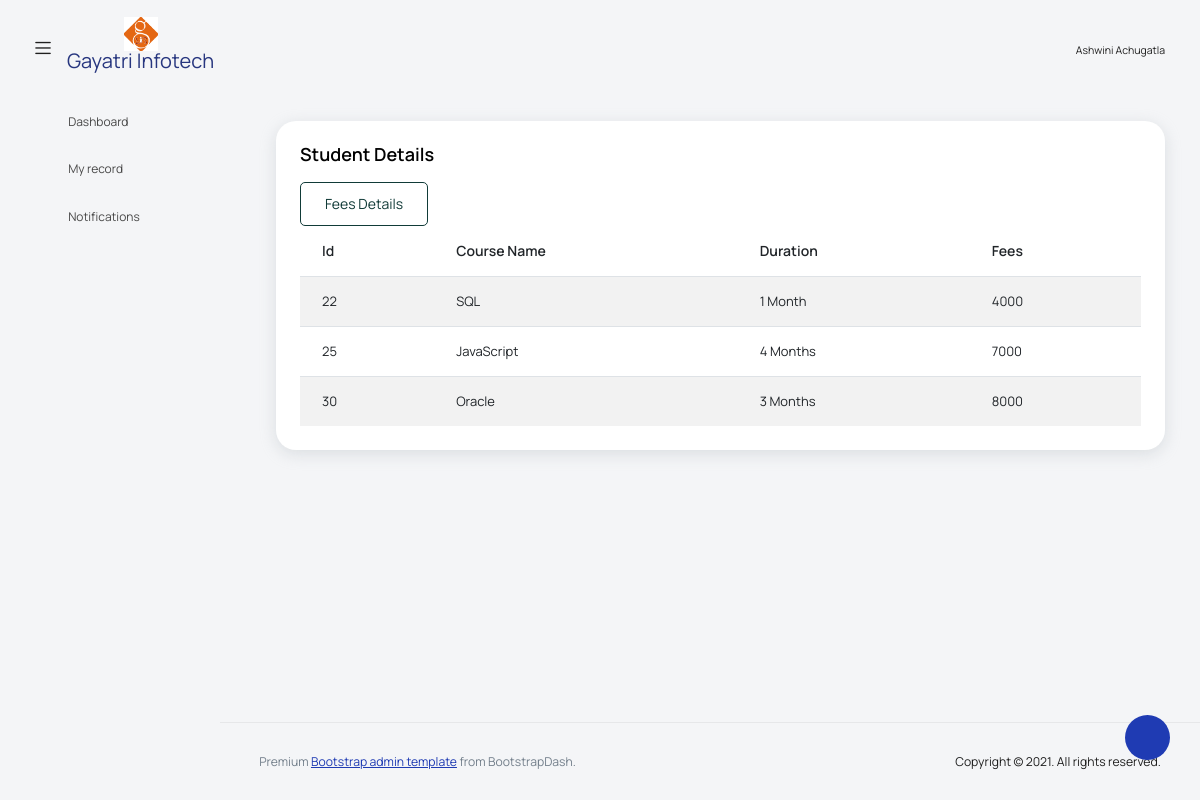
/frontend/template/pages/tables/studenttable.php (signed in), run on the app's committed database.
### tables this page shows
CREATE TABLE `register` (
  `id` int(11) NOT NULL,
  `name` varchar(256) NOT NULL,
  `mobileno` bigint(10) NOT NULL,
  `email` varchar(256) NOT NULL,
  `image` varchar(255) NOT NULL,
  `password` varchar(256) NOT NULL,
  `conformpassword` varchar(256) NOT NULL,
  `coursename` varchar(256) NOT NULL
);

CREATE TABLE `studentdetails` (
  `id` int(11) NOT NULL,
  `sid` int(11) NOT NULL,
  `coursename` varchar(256) NOT NULL,
  `duration` varchar(256) NOT NULL,
  `fees` int(11) NOT NULL,
  `status` varchar(256) NOT NULL
);

### frontend/template/pages/tables/studenttable.php (the view, shortened to what this page needs)
<!DOCTYPE html>
<html lang="en">
<head>
  <link rel="stylesheet" href="../../vendors/feather/feather.css">
  <link rel="stylesheet" href="../../vendors/mdi/css/materialdesignicons.min.css">
  <link rel="stylesheet" href="../../vendors/ti-icons/css/themify-icons.css">
  <link rel="stylesheet" href="../../vendors/typicons/typicons.css">
  <link rel="stylesheet" href="../../vendors/simple-line-icons/css/simple-line-icons.css">
  <link rel="stylesheet" href="../../vendors/css/vendor.bundle.base.css">
  <link rel="stylesheet" href="../../css/vertical-layout-light/style.css">
</head>
<body>
  <div class="container-scroller">
    <?php
      include("../../header.php");
    ?>
    <div class="container-fluid page-body-wrapper">
      <div class="theme-setting-wrapper">
        <div id="settings-trigger"><i class="ti-settings"></i></div>
      </div>
      <?php
        include("../../nav.php");
      ?>
      <div class="main-panel">
        <div class="content-wrapper">
          <div class="row">
            <div class="col-lg-12 grid-margin stretch-card">
              <div class="card">
              <?php
                        $con=mysqli_connect("localhost","root","","project");
                        $user=$_SESSION['email'];
                        $name="select id from register where email='$user'";
                        $res=mysqli_query($con,$name);
                        $count=mysqli_fetch_row($res);
                        $sid=$count[0];
                        $sql="select * from studentdetails where sid=$sid";
                        $a=mysqli_query($con,$sql);
                        $rw=mysqli_fetch_row($a);
                        ?>
                <div class="card-body">
                  <h4 class="card-title">Student Details</h4>
                  <a href="studfees.php">
                  <a href='feesdetail.php?sid=<?php echo $rw[1];?>'><button type="button" class="btn btn-outline-success btn-fw">Fees Details</button></a>
                  </a>
                  <div class="table-responsive">
                    <table class="table table-striped">
                      <thead>
                        <tr>
                          <th>
                            Id
                          </th>
                          <th>
                            Course Name
                          </th>
                          <th>
                            Duration
                          </th>
                          <th>
                            Fees
                          </th>
                        </tr>
                      </thead>
                      <tbody>
                        <?php
                            while($rw=mysqli_fetch_row($a))
                            {
                        ?>
                        <tr>
                          <td>
                            <?php echo $rw[0];?>
                          </td>
                          <td>
                            <?php echo $rw[2];?>
                          </td>
                          <td>
                            <?php echo $rw[3];?>
                          </td>
                          <td>
                            <?php echo $rw[4];?>
                          </td>
                                                 </tr>
                        <?php
                            }
                            ?>
                      </tbody>
                    </table>
                  </div>
                </div>
              </div>
            </div>
          </div>
        </div>
        <?php
          include("../../footer.php");
        ?>
      </div>
    </div>
  </div>
</body>
</html>

### frontend/template/header.php (shortened to what this page needs)
<nav class="navbar default-layout col-lg-12 col-12 p-0 fixed-top d-flex align-items-top flex-row">
      <div class="text-center navbar-brand-wrapper d-flex align-items-center justify-content-start">
        <div class="me-3">
          <button class="navbar-toggler navbar-toggler align-self-center" type="button" data-bs-toggle="minimize">
            <span class="icon-menu"></span>
          </button>
        </div>
        <div>
          <a class="navbar-brand brand-logo" href="index.php">
            <img src="../../images/gayatri.png" alt="logo" /><p style="font-size:20px;">Gayatri Infotech</p>
          </a>
        </div>
      </div>
      <div class="navbar-menu-wrapper d-flex align-items-top">
        <ul class="navbar-nav ms-auto">
          <li class="nav-item dropdown d-none d-lg-block user-dropdown">
                <?php
                      $adminname1="";
                      if(isset($_SESSION['admin']))
                      {
                      $con=mysqli_connect("localhost","root","","project");
                      $user=$_SESSION['admin'];
                      $nm="select * from adminregister where email='$user'";
                      $result=mysqli_query($con,$nm);
                      $count=mysqli_fetch_row($result);
                      $adminname=$count[1];
                ?>
            <a class="nav-link" id="UserDropdown" href="#" data-bs-toggle="dropdown" aria-expanded="false" >
            <?php echo $adminname;?>
           </a>
            <div class="dropdown-menu dropdown-menu-right navbar-dropdown" aria-labelledby="UserDropdown">
              <a href="admineditprofile.php" class="dropdown-item"><i class="dropdown-item-icon mdi mdi-account-outline text-primary me-2"></i>Edit Profile <span class="badge badge-pill badge-danger">1</span></a>
              <a href="adminlogout.php" class="dropdown-item"><i class="dropdown-item-icon mdi mdi-power text-primary me-2"></i>Log Out</a>
              </div>
                <?php
                      }else if(isset($_SESSION['email']))
                      {
                        $con=mysqli_connect("localhost","root","","project");
                        $usermail=$_SESSION['email'];
                      $nm1="select * from register where email='$usermail'";
                      $result1=mysqli_query($con,$nm1);
                      $count1=mysqli_fetch_row($result1);
                      $adminname1=$count1[1];
                      }
                ?>
            <a class="nav-link" id="UserDropdown" href="#" data-bs-toggle="dropdown" aria-expanded="false">
            <small><i class="fa fa-envelope mr-2"></i><?php echo $adminname1;?></small>
           </a>
          </li>
        </ul>
      </div>
    </nav>

### frontend/template/nav.php
<nav class="sidebar sidebar-offcanvas" id="sidebar">
    <ul class="nav">
      <li class="nav-item">
        <a class="nav-link" href="../../index.php">
          <i class="mdi mdi-grid-large menu-icon"></i>
          <span class="menu-title">Dashboard</span>
        </a>
      </li>
      <?php
        if(isset($_SESSION['admin']))
        {
      ?>
      <li class="nav-item">
        <a class="nav-link" href="../../pages/tables/coursedetailtable.php" aria-expanded="false" aria-controls="tables">
          <i class="menu-icon mdi mdi-table"></i>
          <span class="menu-title">Course Details</span>
        </a>
      </li>
      <li class="nav-item">
        <a class="nav-link" href="../../pages/tables/courseinfotable.php" aria-expanded="false" aria-controls="tables">
          <i class="menu-icon mdi mdi-table"></i>
          <span class="menu-title">Combo Course Details</span>
        </a>
      </li>
      <li class="nav-item">
        <a class="nav-link" href="../../pages/tables/staffftable.php" aria-expanded="false" aria-controls="tables">
          <i class="menu-icon mdi mdi-table"></i>
          <span class="menu-title">Staff Details</span>
        </a>
      </li>
      <li class="nav-item">
        <a class="nav-link" href="../../pages/tables/batchtable.php" aria-expanded="false" aria-controls="tables">
          <i class="menu-icon mdi mdi-table"></i>
          <span class="menu-title">Batch Details</span>
        </a>
      </li>
      <li class="nav-item">
        <a class="nav-link" href="../../pages/tables/registertable.php" aria-expanded="false" aria-controls="tables">
          <i class="menu-icon mdi mdi-table"></i>
          <span class="menu-title">Register Details</span>
        </a>
      </li>
      <li class="nav-item">
        <a class="nav-link" href="../../pages/tables/admissiontable.php" aria-expanded="false" aria-controls="tables">
          <i class="menu-icon mdi mdi-table"></i>
          <span class="menu-title">Addmission Details</span>
        </a>
      </li>
      <li class="nav-item">
        <a class="nav-link" href="../../pages/tables/studentdetailtable.php" aria-expanded="false" aria-controls="tables">
          <i class="menu-icon mdi mdi-table"></i>
          <span class="menu-title">Student Details</span>
        </a>
      </li>
      <li class="nav-item">
        <a class="nav-link" href="../../pages/tables/feestable.php" aria-expanded="false" aria-controls="tables">
          <i class="menu-icon mdi mdi-table"></i>
          <span class="menu-title">Fees Details</span>
        </a>
      </li>
      <li class="nav-item">
        <a class="nav-link" href="../../pages/tables/noticetable.php" aria-expanded="false" aria-controls="tables">
          <i class="menu-icon mdi mdi-table"></i>
          <span class="menu-title">Remainder </span>
        </a>
      </li>
      <?php
        }else if(isset($_SESSION['email']))
        {
      ?>
      <li class="nav-item">
        <a class="nav-link" href="../../pages/tables/studenttable.php" aria-expanded="false" aria-controls="tables">
          <i class="menu-icon mdi mdi-table"></i>
          <span class="menu-title">My record</span>
        </a>
      </li>
      <li class="nav-item">
        <a class="nav-link" href="../../pages/tables/notice.php" aria-expanded="false" aria-controls="tables">
          <i class="menu-icon mdi mdi-table"></i>
          <span class="menu-title">Notifications</span>
        </a>
      </li>
      <?php
        }
      ?>
    </ul>
  </nav>

### frontend/template/footer.php
<footer class="footer">
  <div class="d-sm-flex justify-content-center justify-content-sm-between">
    <span class="text-muted text-center text-sm-left d-block d-sm-inline-block">Premium <a href="https://www.bootstrapdash.com/" target="_blank">Bootstrap admin template</a> from BootstrapDash.</span>
    <span class="float-none float-sm-right d-block mt-1 mt-sm-0 text-center">Copyright © 2021. All rights reserved.</span>
  </div>
</footer>

### data on the page
register: name "Ashwini Achugatla"
studentdetails: id "22", coursename "SQL", duration "1 Month", fees "4000"
studentdetails: id "25", coursename "JavaScript", duration "4 Months", fees "7000"
studentdetails: id "30", coursename "Oracle", duration "3 Months", fees "8000"
